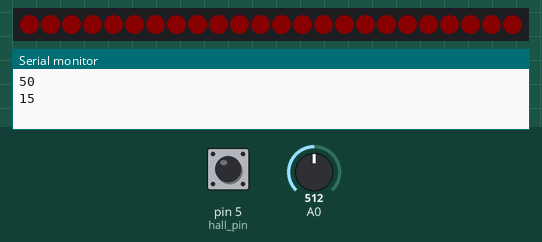
A sketch run on a simulated Arduino Uno, built with avr-gcc and run on an emulated ATmega328P. Shown: 24 RGB LEDs in strip order, left to right, the last lines printed to the serial monitor. The inputs (shaded band) are chosen by the test bench; at power-on: pin 5 (hall_pin) HIGH, A0 = 512. Dim RGB values are drawn brighter than linear.

Above: at 0.1 s.
At 0.6 s:
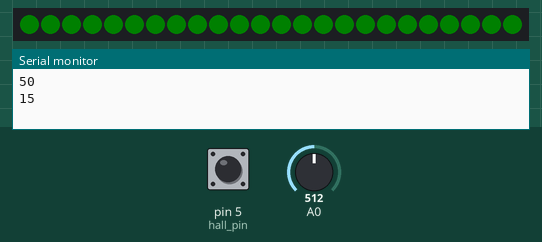
2.0 s: pin 5 (hall_pin) driven LOW
3.5 s: pin 5 (hall_pin) pulsed HIGH 5 times (0.12 s each, 0.3 s apart)
At 5.9 s:
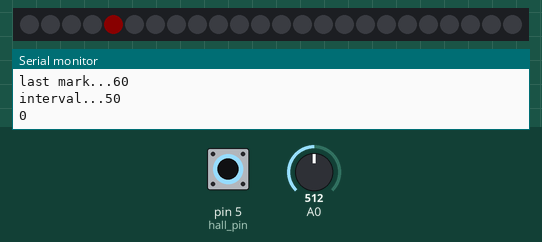
Timing chart, 0 to 7.4 s (numbered marks = the images above; inputs shaded):
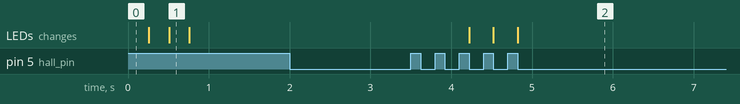

The sketch:

Transplanter.ino
```cpp
#include <FastLED.h>
#define DATA_PIN    4
#define NUM_LEDS    24
CRGB leds[NUM_LEDS];

int hall_pin = 5;        // Hall sensor pin
int wheel_diameter = 50; // In millimeters
int rotation_incs = 10;  // Sensor 'blips' per rotation
int led_inc = 7;         // Distance (mm) between each LED in your strip


uint32_t tot_rots;
int mark_interval;
int led_len = NUM_LEDS * led_inc;
int mark_list[256];
bool is_mark_list[256];
uint8_t last_mk_p = 0;
uint32_t last_mk;
int wheel_inc = int(PI * wheel_diameter) / rotation_incs;


bool on_state = false;

void setup() {
  Serial.begin(115200);
  int pot_value = analogRead(A0);
  mark_interval = map(pot_value, 0, 1024, 0, 100);
  Serial.println(mark_interval);
  Serial.println(wheel_inc);

  pinMode(hall_pin, INPUT);
  FastLED.addLeds<WS2812B, DATA_PIN, GRB>(leds, NUM_LEDS);
  FastLED.setBrightness(10 );

  FastLED.show();
  fill_solid(leds, NUM_LEDS, CRGB::Red); FastLED.show();
  delay(250);
  fill_solid(leds, NUM_LEDS, CRGB::Blue); FastLED.show();
  delay(250);
  fill_solid(leds, NUM_LEDS, CRGB::Green); FastLED.show();
  delay(250);
  fill_solid(leds, NUM_LEDS, CRGB::Black); FastLED.show();

}

void loop() {
  int pot_value = analogRead(A0);
  int fixed_val = map(pot_value, 0, 1024, 0, 100);
  if (fixed_val != mark_interval) {
    mark_interval = fixed_val;
  }

  if (digitalRead(hall_pin) == 0) {
    if (on_state == false) {
      on_state = true;
      tot_rots += wheel_inc;
      Serial.print("tot rots...");
      Serial.println(tot_rots);
      Serial.print("last mark...");
      Serial.println(last_mk);
      Serial.print("interval...");
      Serial.println(mark_interval);
      incrementMarks();
      if (tot_rots > last_mk + mark_interval) {
        addMark();
        last_mk = tot_rots;
      }
    }
  } else {
    on_state = false;
  }
}

void addMark() {
  is_mark_list[last_mk_p] = true;
  mark_list[last_mk_p] = 0;
  leds[0] = CHSV(35*last_mk_p, 255, 255);
    FastLED.show();
  last_mk_p++;

}
void incrementMarks() {
  fill_solid(leds, NUM_LEDS, CRGB::Black);
  for (uint8_t i = 0; i < 255; i++) {
    if (is_mark_list[i]) {
      mark_list[i] += wheel_inc;
      if (mark_list[i] > led_len) {
        is_mark_list[i] = false;
      } else {
        leds[mark_list[i] / led_inc] = CHSV(35*i, 255, 255);
        //leds[mark_list[i] / led_inc] = CRGB::Blue;
        Serial.println(i);

      }
    }
  }
  FastLED.show();
}
//void updateMarks() {
//  for (int i = 0; i < 255; i++) {
//    if (mark_list[i])
//      int the_
//    }
//
//}
```

Measured:
- after the input at 3.5 s, the LEDs: first change after 0.72 s (image 2 shows a later state)
